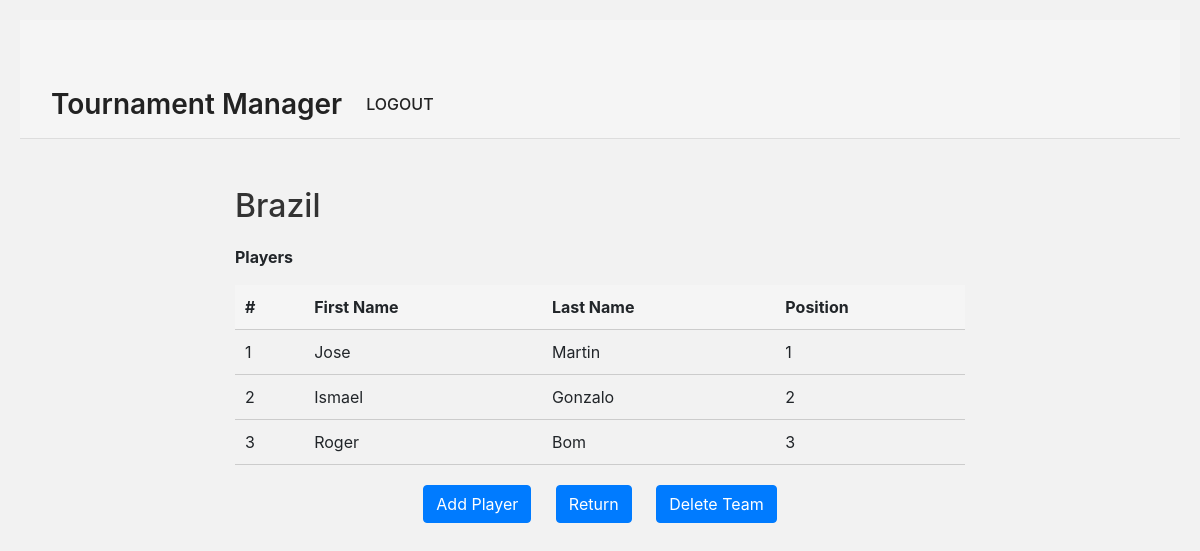
The page /10/19 (signed in) on the database its author committed.
### main/models.py (models this page shows, shortened)
class Team(models.Model):
    team_id = models.AutoField(primary_key=True)
    league_id = models.ForeignKey(League, on_delete=models.CASCADE)
    name = models.CharField(max_length=30)
    shorthand = models.CharField(max_length=3)
    points = models.IntegerField(null=False, default=0)
    goals_scored = models.IntegerField(null=False, default=0)
    goals_lost = models.IntegerField(null=False, default=0)
    wins = models.IntegerField(null=False, default=0)
    draws = models.IntegerField(null=False, default=0)
    lost = models.IntegerField(null=False, default=0)

class Player(models.Model):
    player_id = models.AutoField(primary_key=True)
    team_id = models.ForeignKey(Team, on_delete=models.CASCADE)
    first_name = models.CharField(max_length=30)
    second_name = models.CharField(max_length=30)
    position = models.CharField(max_length=20)
    goals = models.IntegerField(null=False, default=0)
    asists = models.IntegerField(null=False, default=0)

### main/views.py (the view, shortened to what this page needs)
# urls.py: path('<int:lid>/<int:tid>', views.team, name='player index'),
@login_required
def team(response, lid, tid):
    t = Team.objects.get(team_id=tid)
    return render(response, 'main/team.html', {"t":t})

### templates/main/team.html (shortened to what this page needs)
{% extends "main/base.html" %}
{% block content %}
<h1>{{ t.name }}</h1>
<p><b>Players</b></p>
<table class="players-table">
    <thead>
        <tr>
            <th scope="col">#</th>
            <th scope="col">First Name</th>
            <th scope="col">Last Name</th>
            <th scope="col">Position</th>
        </tr>
    </thead>
    <tbody>
        {% for player in t.player_set.all %}
        <tr>
            <td>{{ forloop.counter }}</td>
            <td>{{ player.first_name }}</td>
            <td>{{ player.second_name }}</td>
            <td>{{ player.position }}</td>
        </tr>
        {% endfor %}
    </tbody>
</table>
<div class="btn-container">
    <a href="/{{ t.league_id.league_id }}/{{ t.team_id }}/addplayer" class="btn btn-primary">Add Player</a>
    <a href="/{{ t.league_id.league_id }}" class="btn btn-primary">Return</a>
    <button type="delete" class="btn btn-primary" name="deleteT" value="deleteT">Delete Team</button>
</div>
{% endblock %}

### templates/main/team.html (style rules this page uses)
body { background-color: #f2f2f2; padding: 20px; }
h1 { font-size: 32px; color: #333; margin-bottom: 20px; }
.players-table { width: 100%; border-collapse: collapse; margin-bottom: 20px; }
.players-table th, .players-table td { padding: 10px; text-align: left; border-bottom: 1px solid #ccc; }
.players-table th { background-color: #f5f5f5; font-weight: bold; }
.btn-container { text-align: center; margin-top: 20px; }
.btn-container .btn { margin: 0 10px; }

### rows shown on the page
Team: name "Brazil"
Player: first_name "Jose", second_name "Martin", position "1"
Player: first_name "Ismael", second_name "Gonzalo", position "2"
Player: first_name "Roger", second_name "Bom", position "3"
